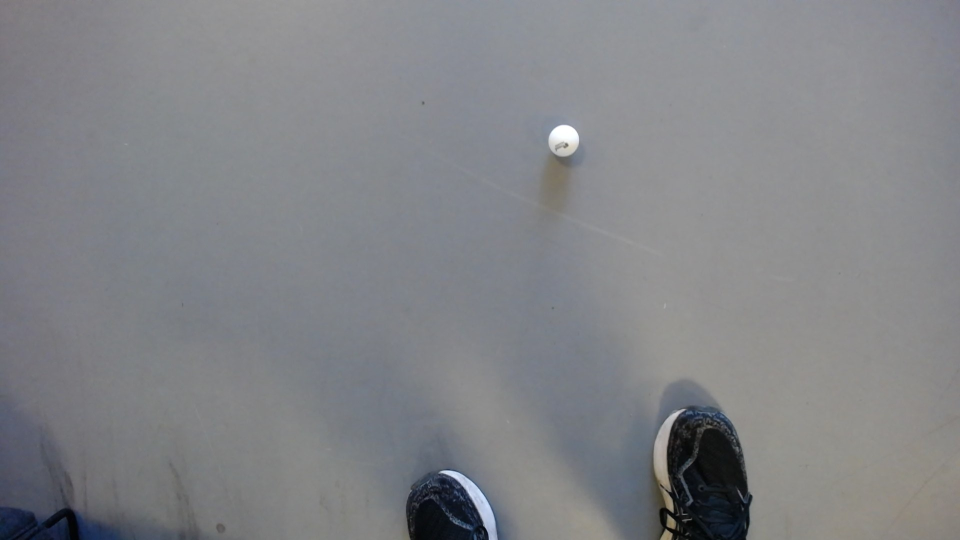
#> input picture WIN_20240221_10_30_19_Pro.jpg, 1920 x 1080 px (shown at 1/2 size)
$ python -i opencv_camera.py   (imports and definitions only)
#> lines starting #> are read from the running program, lines starting #| are printed output that depends on the picture; after the words box and inside, x2 and y2 are one past the last pixel; in counts of white or black regions, pixels touching at a corner belong together
import math

import autodrive
import cv2
import numpy as np

import pathFinder
from Translator import GridTranslator
from pathFinder import find_path_to_multiple

index = ["color", "color_name", "hex", "R", "G", "B"]
columns = 90
rows = 60
arr = [[0] * columns for _ in range(rows)]
walls = []
balls = []
highprio = []
gooseEgg = []
number_of_minimum_balls = 11
robot_identifier = []
cell_width = 0
robot_height = 40
camera_height = 180


# [30 lines left out: functions calculate_position, calculate_offset, detect_Objects, not called in this run]


def find_highprio(frame, min_radius=5, max_radius=20):
    hsv = cv2.cvtColor(frame, cv2.COLOR_BGR2HSV)
    lower_orange = np.array([18, 10, 0])
    upper_orange = np.array([50, 255, 255])
    mask = cv2.inRange(hsv, lower_orange, upper_orange)
    contours, _ = cv2.findContours(mask, cv2.RETR_EXTERNAL, cv2.CHAIN_APPROX_SIMPLE)
    for i, contour in enumerate(contours):
        area = cv2.contourArea(contour)
        perimeter = cv2.arcLength(contour, True)
        if perimeter == 0:
            continue
        circularity = 4 * np.pi * area / (perimeter * perimeter)
        if circularity > 0.7:
            ((x, y), radius) = cv2.minEnclosingCircle(contour)
            r, b, g = get_pixel_color(frame, int(x), int(y))
            center = (int(x), int(y))
            radius = int(radius)
            if min_radius < radius < max_radius:
                cv2.circle(frame, center, radius, (0, 0, 0), 2)
                highprio.append(contour)


def find_ball(frame, min_radius=4, max_radius=20):
    gray = cv2.cvtColor(frame, cv2.COLOR_BGR2GRAY)
    blurred = cv2.GaussianBlur(gray, (5, 5), 0)
    edges = cv2.Canny(blurred, 50, 150)
    contours, _ = cv2.findContours(edges.copy(), cv2.RETR_EXTERNAL, cv2.CHAIN_APPROX_SIMPLE)
    find_highprio(frame)

    for i, contour in enumerate(contours):
        area = cv2.contourArea(contour)
        perimeter = cv2.arcLength(contour, True)

        if perimeter == 0:
            continue
        circularity = 4 * np.pi * area / (perimeter * perimeter)
        if circularity > 0.7:
            ((x, y), radius) = cv2.minEnclosingCircle(contour)
            r, b, g = get_pixel_color(frame, int(x), int(y))
            x, y = int(x), int(y)
            center = (x, y)
            radius = int(radius)

            if min_radius < radius < max_radius and isValidColorBall(r, b, g):
                cv2.circle(frame, center, radius, (0, 255, 255), 2)
                balls.append(contour)

            elif radius > max_radius:
                cv2.circle(frame, center, radius, (255, 0, 0), 2)
                gooseEgg.append(contour)

    return balls, highprio


# [69 lines left out: functions find_box, robot_builder, map_objects, not called in this run]


def get_width():
    return cell_width


# [108 lines left out: functions find_walls, find_triangle, find_abc, get_orientation, not called in this run]


def get_array():
    return arr


def get_pixel_color(image, x, y):
    b, g, r = image[y, x]
    return r, b, g


def isValidColorBall(R, G, B):
    return R > 100 and G > 100 and B > 100


def isHighPrioBall(R, G, B):
    return R > 200 and G < 100 and B > 150


def isValidColorWall(R, G, B):
    return R < 190 and G > 10 and B > 25

def print_grid(grid):
    for row in grid:
        print(" ".join(map(str, row)))


# [91 lines left out: functions take_picture, reset_global_values, get_info_from_camera, get_robot_heading, test, not called in this run]

    # [9 lines of commented-out code are left out]

>>> import cv2
>>> picture = cv2.imread('WIN_20240221_10_30_19_Pro.jpg')
#> picture is the input picture: shape (1080, 1920, 3); mean B, G, R 134.7, 131, 129.5
>>> result = find_ball(picture)
#> in find_ball, `edges = cv2.Canny(blurred, 50, 150)`:
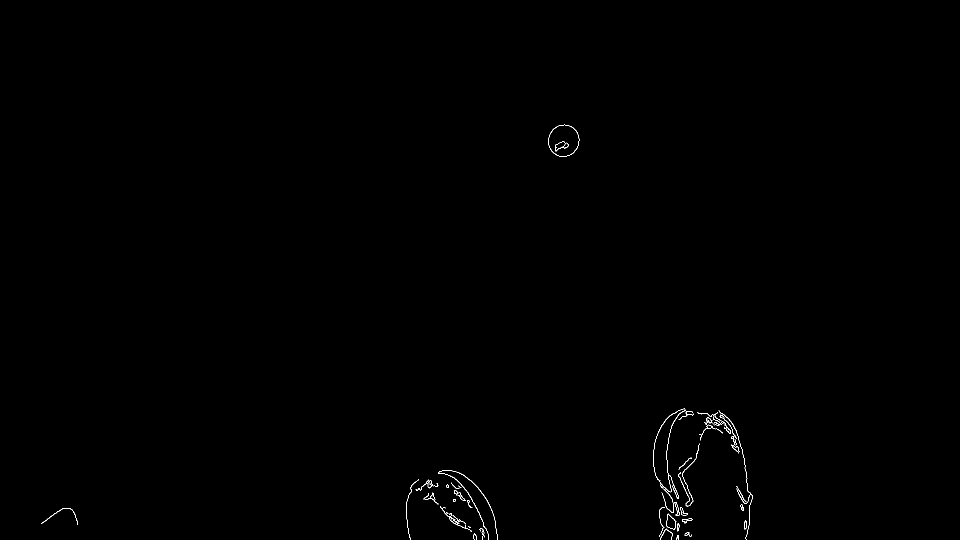
#> edges: shape (1080, 1920) (shown at 1/2 size); 0.21% white in thin lines or dots, all inside (x1, y1, x2, y2) = (82, 249, 1505, 1080)
#> in find_ball, `contours, _ = cv2.findContours(edges.copy(), cv2.RETR_EXTERNAL, cv2.CH..`: contours = 49 contours, 32 with area under 20; largest, box (x1, y1, x2, y2) and area: (1097, 249, 1159, 314) 3046, (876, 940, 996, 1080) 124, (1462, 889, 1479, 907) 96, (1307, 817, 1372, 1026) 94, (1361, 1014, 1376, 1031) 80
#> in find_highprio, `hsv = cv2.cvtColor(frame, cv2.COLOR_BGR2HSV)`: hsv: shape (1080, 1920, 3); mean H, S, V 92.9, 15.2, 135.6
#> in find_highprio, `mask = cv2.inRange(hsv, lower_orange, upper_orange)`:
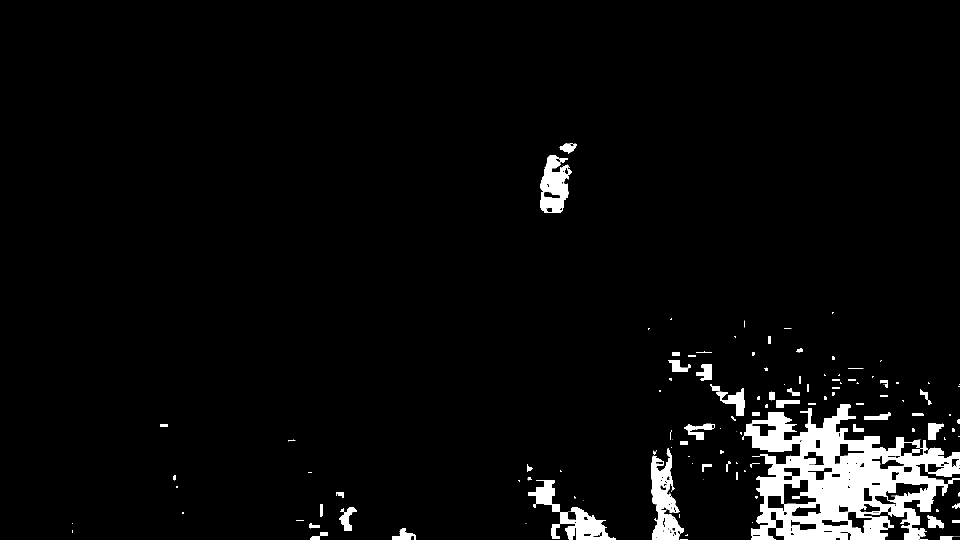
#> mask: shape (1080, 1920) (shown at 1/2 size); 4.3% white; 151 white regions (71 under 20 px)
#> in find_highprio, `contours, _ = cv2.findContours(mask, cv2.RETR_EXTERNAL, cv2.CHAIN_APPR..`: contours = 143 contours, 75 with area under 20; largest, box (x1, y1, x2, y2) and area: (1484, 808, 1920, 1080) 71510, (1302, 896, 1368, 1080) 6261, (1056, 960, 1232, 1080) 5870, (1080, 310, 1144, 426) 4786, (1432, 776, 1490, 832) 1280
#> the loop in find_highprio, `for i, contour in enumerate(contours):` made 143 passes
#> (area, perimeter, circularity, x, y, radius, r, b) on passes 73, 74, 87, 93, 94, 96, 97, 126, 128: (31.5, 23.41, 0.722, 1906.5, 859.5, 4, 136, 130), (31.5, 23.41, 0.722, 1826.5, 859.5, 4, 144, 136), (31.5, 23.41, 0.722, 1532.5, 811.5, 4, 145, 139), (31.5, 23.41, 0.722, 1650.5, 795.5, 4, 146, 140), (31.5, 23.41, 0.722, 1516.5, 795.5, 4, 147, 141), (29.5, 22.24, 0.749, 1665.9, 787.3, 3, 148, 140), (167, 53.66, 0.729, 1543.5, 791.5, 9, 149, 141), (30, 22.83, 0.723, 1665.9, 715.5, 3, 147, 139), (31.5, 23.41, 0.722, 1506.5, 707.5, 4, 146, 140)
#> (area, perimeter, circularity) on passes 9, 11, 14, 16, 21, 27: (161.5, 63.41, 0.505), (223.5, 97.56, 0.295), (536, 156.3, 0.276), (121, 61.31, 0.404), (501.5, 128, 0.384), (738.5, 195, 0.244)
#> after the loop in find_highprio, `for i, contour in enumerate(contours):`: frame: shape (1080, 1920, 3); 0.01% of pixels changed, all inside (x1, y1, x2, y2) = (1533, 781, 1554, 802)
#> after the loop in find_highprio, `for i, contour in enumerate(contours):`: highprio = 1 contour; box (x1, y1, x2, y2) and area: (1538, 783, 1550, 801) 167
#> the loop in find_ball, `for i, contour in enumerate(contours):` made 49 passes
#> (area, perimeter, circularity, x, y, radius, b, g) on pass 49: (3046, 208.7, 0.879, 1127, 281, 32, 232, 234)
#> (area, perimeter, circularity) on passes 8, 13, 14, 16, 17, 18: (44, 36.49, 0.415), (20, 162.7, 0.00949), (39, 222.9, 0.00986), (79.5, 55.56, 0.324), (37, 278.9, 0.00598), (23.5, 45.21, 0.144)
#> after the loop in find_ball, `for i, contour in enumerate(contours):`: frame: shape (1080, 1920, 3); mean B, G, R 134.7, 131, 129.5
#> after the loop in find_ball, `for i, contour in enumerate(contours):`: balls = []; gooseEgg = 1 contour; box (x1, y1, x2, y2) and area: (1097, 249, 1159, 314) 3046
